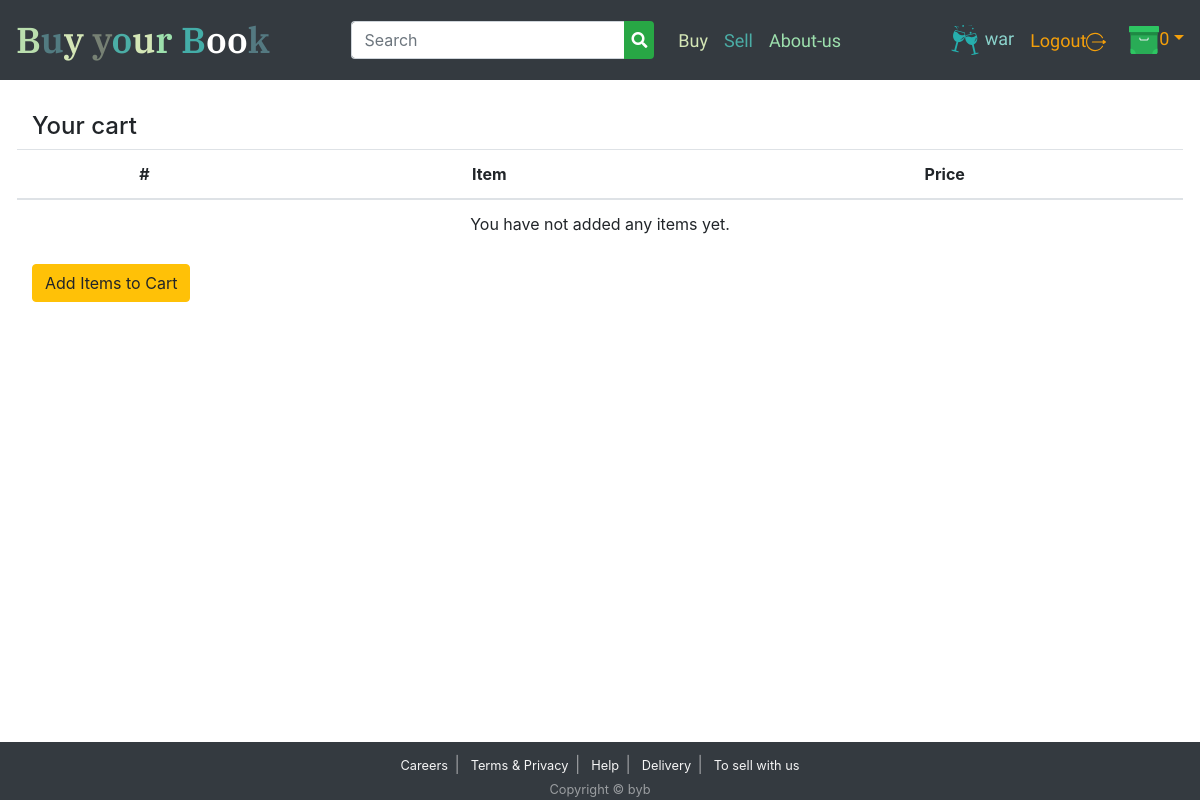
/cart/ (signed in), run on an earlier commit of the app's database.
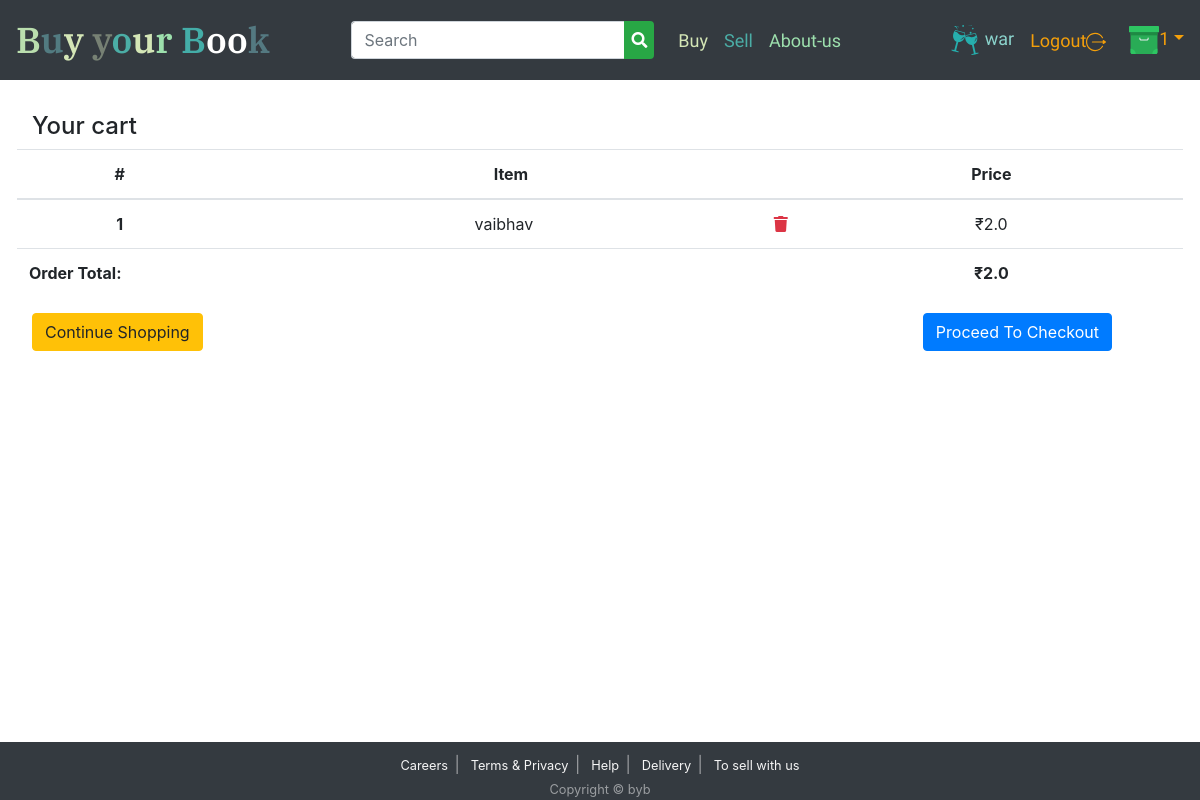
And on a later commit of the database.
### cart/models.py (models this page shows, shortened)
class OrderItem(models.Model):
    user = models.ForeignKey(settings.AUTH_USER_MODEL,
                             on_delete=models.CASCADE,null=True )
    is_ordered = models.BooleanField(default=False)
    added_date = models.DateTimeField(default=now, blank=True)
    product = models.ForeignKey(Product, on_delete=models.CASCADE, null=True)

class Order(models.Model):
    user = models.ForeignKey(settings.AUTH_USER_MODEL,on_delete=models.CASCADE, null=True)
    ref_code = models.CharField(max_length=20, null=True)
    items = models.ManyToManyField(OrderItem)
    ordered_date = models.DateTimeField(null=True)
    is_ordered = models.BooleanField(default=False)
    shipping_address = models.CharField(max_length=1000, null=True)
    total_price = models.PositiveIntegerField(editable=False,default = 0)
    payment_received = models.BooleanField(default=False)
    def get_cart_items(self):
        return self.items.all()
    def get_cart_total(self):
        try:
            return sum([item.product.price for item in self.items.all()])
        except KeyError:
            return 0

### product/models.py (models this page shows, shortened)
class Product(models.Model):
    image_url = models.CharField(max_length=2000)
    image_url1 = models.CharField(max_length=2000, blank=True, null=True)
    image_url2= models.CharField(max_length=2000, blank=True, null=True)
    price = models.FloatField()
    price_toshow = models.FloatField(null=True, blank=True)
    stock = models.IntegerField()
    book_name = models.CharField(max_length=255)
    status_new = models.BooleanField(default=True)
    year_of_book = models.SmallIntegerField( choices=year_choices, default=current_year)
    semester = models.CharField(choices=sem_choice, default='I',max_length=11)
    branch = models.ForeignKey(branch, on_delete=models.CASCADE)
    description = models.CharField(max_length=1000, null=True, blank=True)

### cart/views.py (the view)
# urls.py: path('', views.order_summary, name='yo'),
@login_required()
def order_summary(request, **kwargs):
    try:
        context = {
            'order': Order.objects.get(user=request.user, is_ordered=False),
        }
    except ObjectDoesNotExist:
        context={
            'order':Order.objects.filter(user=request.user, is_ordered=False),
        }
    return render(request, 'cart/order_summary.html', context)

### cart/context_processors.py (called while the page is built)
def number_of_item_in_cart(request):
    if request.user.is_authenticated:
        return {
            'items_inCart':OrderItem.objects.filter(user=request.user, is_ordered=False).count(),}
    else:
        return {'items_inCart':0,}

### templates/cart/order_summary.html (shortened to what this page needs)
 {% extends "base.html" %}
{% block content %}
 <div class="container-fluid jumbotron bg-white">
<h4>Your cart</h4>
   <div class="row">
    <table class="table table-hover text-center">
    <thead>
      <tr >
        <th scope="col">#</th>
        <th scope="col">Item</th>
        <th scope="col">Price</th>
      </tr>
      </thead>
      <tbody>
      {% for item in order.get_cart_items %}
        <tr>
          <th scope="row">{{ forloop.counter }}</th>
          <td>
            {{ item.product.book_name }}
            <span class="pull-right">
              <a href="{% url 'cart:delete_item' item.id %}" data-balloon="remove this item from cart" class="text-danger" onclick="return confirm_delete();">
                <i class="fas fa-trash"></i>
              </a>
            </span>
          </td>
          <td>&#x20B9;{{ item.product.price }}</td>
        </tr>
      {% empty %}
        <tr>
          <td colspan= 3> You have not added any items yet.</td>
        </tr>
      {% endfor %}
      <tr>
        {% if order.get_cart_total != None %}
        <td colspan=2 >
          <strong class="float-left">Order Total:</strong>
        </td>
        <td class="text-center">
          <strong class="">&#x20B9;{{ order.get_cart_total }}</strong>
        </td>
        {% endif %}
      </tr>
      </tbody>
    </table>
        <div class="row container">
          <div class="col-12 col-sm-6">
          <a href="{% url 'product:products' %}" class="btn btn-warning">
            {% if order %}Continue Shopping{% else %}Add Items to Cart {% endif %}
          </a>
          </div>
          <div class="col-12 col-sm-6" id="proceed">
          {% if order.get_cart_items %}
            <a href="{% url 'cart:checkout' %}" class="float-right btn btn-primary">Proceed To Checkout</a>
          {% endif %}
    </div>
        </div>
   </div>
 </div>
{% endblock %}

### templates/base.html (shortened to what the changed rows need)
<!DOCTYPE html>
{% load static %}
      <head>
          <link rel="stylesheet" href=" {% static 'css/bootstrap/bootstrap.min.css' %}">
          <link rel="stylesheet" href="https://cdnjs.cloudflare.com/ajax/libs/font-awesome/4.7.0/css/font-awesome.min.css">
          <link rel="stylesheet" href="https://use.fontawesome.com/releases/v5.6.3/css/all.css"/>
          <link rel="stylesheet"  type="text/css"  href="{% static  'css/base.css' %}"/>
      </head>
      <body>
      <div role="navigation" >
              <nav class="navbar navbar-expand-lg navbar-dark bg-dark fixed-top">
                        <div class="collapse navbar-collapse" id="navbarTogglerDemo02">
                                    <ul class="nav navbar-nav navbar-right mt-2 mt-lg-0">
                                          <li class="nav-item active" style="margin: auto"><a href="{% url 'cart:yo' %}" style="text-decoration: none; margin-left: 15px; color:#F49F0A" class="dropdown-toggle" role="button"><img src="{% static 'images/cart.svg' %}" alt="" width="30px" height="30px"><span id="itemlen">{{items_inCart}}</span></a></li>
                                          </ul>
                                    </div>
                      </nav>
          </div>
          {% block content %} {% endblock content %}
  </body>
  </html>

What changed in the data, as far as the page shows it:
added OrderItem: product.book_name "vaibhav", product.price "2.0"
added Order: get_cart_total "2.0"
Also different on the page:
{{ items_inCart }}: "0" → "1"
text no longer shown: "You have not added any items yet. Add Items to Cart"
text now shown: "Order Total: ₹ Continue Shopping Proceed To Checkout"
